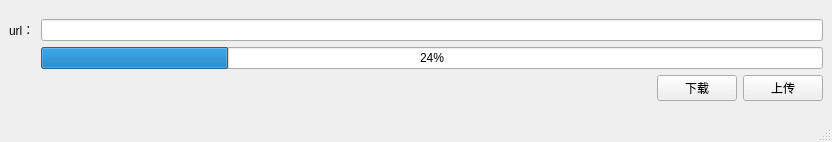
<?xml version="1.0" encoding="UTF-8"?>
<ui version="4.0">
 <class>DownLoadWindow</class>
 <widget class="QMainWindow" name="DownLoadWindow">
  <property name="geometry">
   <rect>
    <x>0</x>
    <y>0</y>
    <width>832</width>
    <height>142</height>
   </rect>
  </property>
  <property name="windowTitle">
   <string>MainWindow</string>
  </property>
  <widget class="QWidget" name="centralwidget">
   <layout class="QGridLayout" name="gridLayout_2">
    <item row="0" column="0">
     <layout class="QGridLayout" name="gridLayout">
      <item row="0" column="0">
       <widget class="QLabel" name="label">
        <property name="text">
         <string>url：</string>
        </property>
       </widget>
      </item>
      <item row="2" column="2">
       <layout class="QHBoxLayout" name="horizontalLayout">
        <item>
         <spacer name="horizontalSpacer">
          <property name="orientation">
           <enum>Qt::Horizontal</enum>
          </property>
          <property name="sizeHint" stdset="0">
           <size>
            <width>40</width>
            <height>20</height>
           </size>
          </property>
         </spacer>
        </item>
        <item>
         <widget class="QPushButton" name="btnDownLoad">
          <property name="text">
           <string>下载</string>
          </property>
         </widget>
        </item>
        <item>
         <widget class="QPushButton" name="btnUpLoad">
          <property name="text">
           <string>上传</string>
          </property>
         </widget>
        </item>
       </layout>
      </item>
      <item row="0" column="2">
       <widget class="QLineEdit" name="lineEdit"/>
      </item>
      <item row="1" column="2">
       <widget class="QProgressBar" name="progressBar">
        <property name="value">
         <number>24</number>
        </property>
        <property name="invertedAppearance">
         <bool>false</bool>
        </property>
        <property name="textDirection">
         <enum>QProgressBar::TopToBottom</enum>
        </property>
       </widget>
      </item>
     </layout>
    </item>
   </layout>
  </widget>
  <widget class="QMenuBar" name="menubar">
   <property name="geometry">
    <rect>
     <x>0</x>
     <y>0</y>
     <width>832</width>
     <height>23</height>
    </rect>
   </property>
  </widget>
  <widget class="QStatusBar" name="statusbar"/>
 </widget>
 <resources/>
 <connections/>
</ui>
